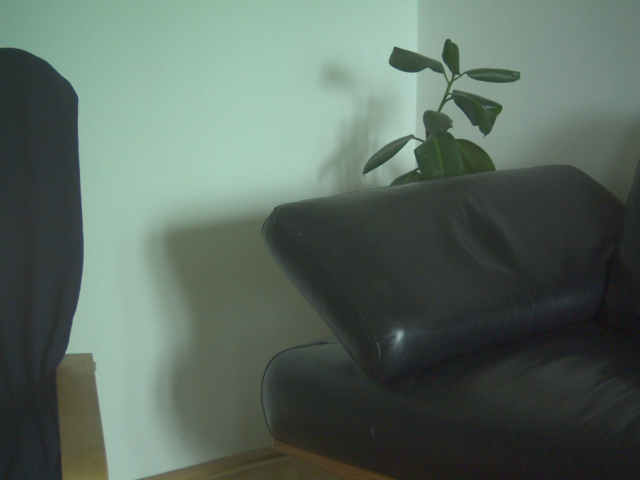
#> input picture image_test.png, 1280 x 960 px (shown at 1/2 size)
$ python image_preprocess.py
#> lines starting #> are read from the running program, lines starting #| are printed output that depends on the picture
from config import RED_WAVELENGTH, GREEN_WAVELENGTH, BLUE_WAVELENGTH
import cv2

#load test image
img = cv2.imread('image_test.png')
#> img is the input picture: shape (960, 1280, 3); mean B, G, R 95.8, 105.6, 90
#extract channels
red_channel = img[:,:,0]
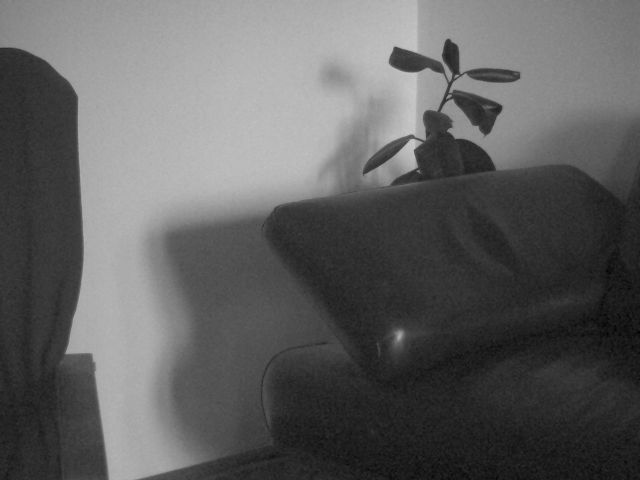
#> red_channel: shape (960, 1280) (shown at 1/2 size); min 1, max 203, mean 95.8
green_channel = img[:,:,1]
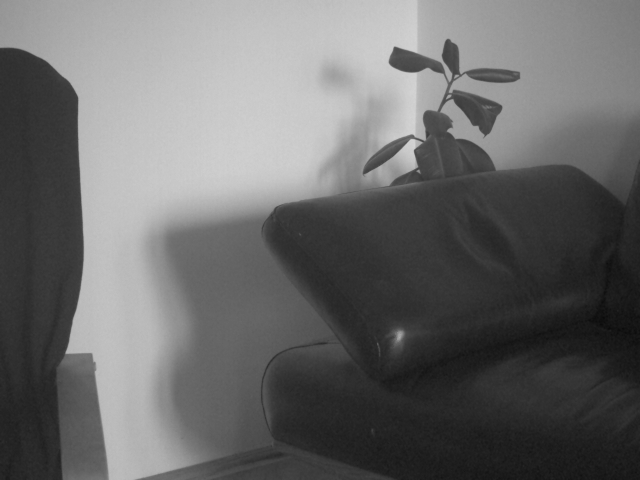
#> green_channel: shape (960, 1280) (shown at 1/2 size); min 8, max 213, mean 105.6
blue_channel = img[:,:,2]
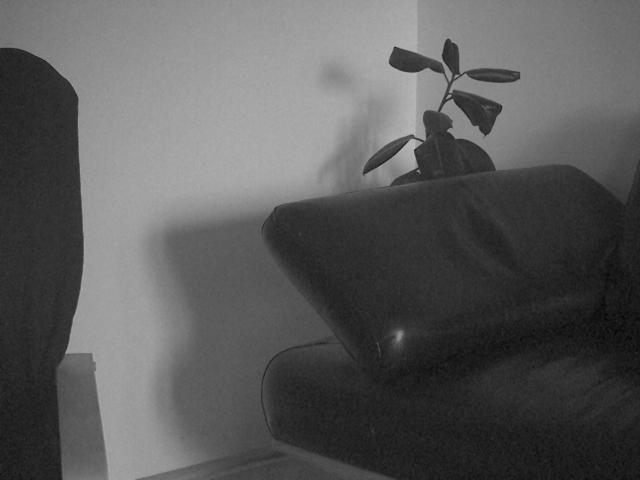
#> blue_channel: shape (960, 1280) (shown at 1/2 size); min 0, max 189, mean 90
#display channels
cv2.imshow('Red Channel', red_channel)
cv2.imshow('Green Channel', green_channel)
cv2.imshow('Blue Channel', blue_channel)
cv2.waitKey(0)
cv2.destroyAllWindows()

# c-matrix (of the book)
